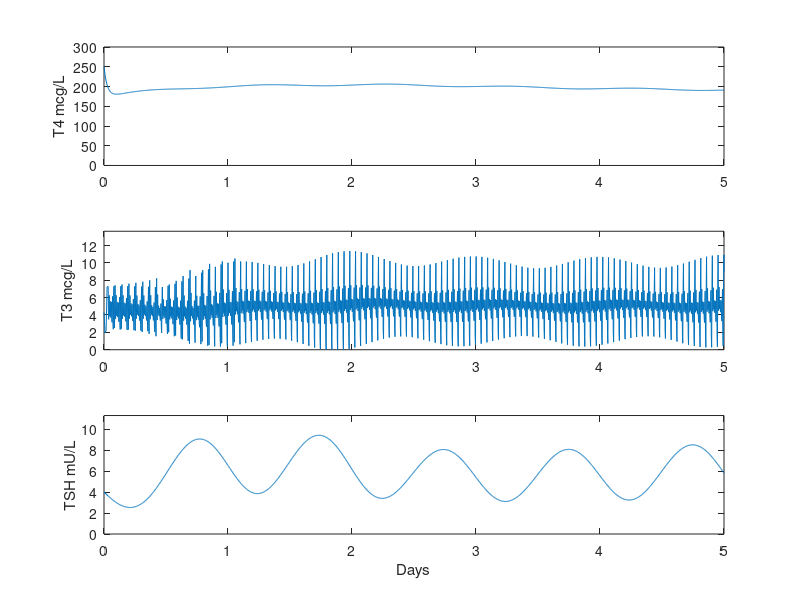

Write MATLAB code to recreate this figure.
% FILE: thyrosim_jr.m
% adapted from thyrosim.m written by Simon X. Han
% Adjusted by Doug Dang, Aaron Hui, Sandy Kim, Amanda Tsao

% Main function
function thyrosim_jr

% Clean workspace
clc; clear all;

% Initialize variables
initIC;     % Initial conditions
initInputs; % Inputs
initParams; % Parameters

% Solve ODE
global tspan ic;
vopt = odeset ('NormControl','on', 'InitialStep',1);
[t,q] = ode45(@ODEs, tspan, ic, vopt);

% Graph results
graph(t,q);
end

% Initialize initial conditions
function initIC
global ic
ic(1) = 0.322114215761171;
ic(2) = 0.201296960359917;
ic(3) = 0.638967411907560;
ic(4) = 0.00663104034826483;
ic(5) = 0.0112595761822961;
ic(6) = 0.0652960640300348;
ic(7) = 1.78829584764370;
ic(8) = 7.05727560072869;
ic(9) = 7.05714474742141;
ic(10) = 0;
ic(11) = 0;
ic(12) = 0;
ic(13) = 0;
ic(14) = 3.34289716182018;
ic(15) = 3.69277248068433;
ic(16) = 3.87942133769244;
ic(17) = 3.90061903207543;
ic(18) = 3.77875734283571;
ic(19) = 3.55364471589659;
end

% Initialize inputs
function initInputs
global inf1 inf4 dial tspan
inf1 = 0;               % Infusion into plasma T4
inf4 = 0;               % Infusion into plasma T3
% [T4 Secretion, T4 Absorption, T3 Secretion, T3 Absorption]
dial = [1, 0.88, 1, 0.88];
tspan = [0, 120];       % NOTE: this is hours, not days
end

% Initialize parameter values
function initParams
global inf1 inf4 dial
global u1 u4 kdelay d p
u1 = inf1;
u4 = inf4;
kdelay = 5/8;           %(n-1)/k = t; n comps, t = 8hr
d(1) = dial(1);
d(2) = dial(2);
d(3) = dial(3);
d(4) = dial(4);

p(1) = 0.00168;         %S4
p(2) = 8;               %tau
p(3) = 0.523;           %k12
p(4) = 0.0514;          %k13
p(5) = 255;             %k31free
p(6) = 2275;            %k21free
p(7) = 0.000289;        %A
p(8) = 0.000214;        %B
p(9) = 0.000128;        %C
p(10) = -8.83*10^-6;    %D
p(11) = 0.88;           %k4absorb; originally 0.881
p(12) = 0.0189;         %k02
p(13) = 3.85*10^(-4);   %VmaxD1fast
p(14) = 2.85;           %KmD1fast
p(15) = 6.63*10^-4;     %VmaxD1slow
p(16) = 95;             %KmD1slow
p(17) = 0.00109;        %VmaxD2slow
p(18) = 0.075;          %KmD2slow
p(19) = 3.71*10^-4;     %S3
p(20) = 5.37;           %k45
p(21) = 0.0689;         %k46
p(22) = 127;            %k64free
p(23) = 2043;           %k54free
p(24) = 0.00395;        %a
p(25) = 0.00185;        %b
p(26) = 0.00061;        %c
p(27) = -0.000505;      %d
p(28) = 0.88;           %k3absorb; originally 0.882
p(29) = 0.207;          %k05
p(30) = 1166;           %Bzero
p(31) = 581;            %Azero
p(32) = 2.37;           %Amax
p(33) = -3.71;          %phi
p(34) = 0.53;           %kdegTSH-HYPO
p(35) = 0.037;          %VmaxTSH
p(36) = 23;             %K50TSH
p(37) = 0.118;          %k3
p(38) = 0.29;           %T4P-EU
p(39) = 0.006;          %T3P-EU
p(40) = 0.037;          %KdegT3B
p(41) = 0.0034;         %KLAG-HYPO
p(42) = 5;              %KLAG
p(43) = 1.3;            %k4dissolve
p(44) = 0.12*d(2);      %k4excrete; originally 0.119
p(45) = 1.78;           %k3dissolve
p(46) = 0.12*d(4);      %k3excrete; originally 0.118
% p47 and p48 are only used in converting mols to units. Since unit conversion
% is done in THYSIM->postProcess(), make sure you change p47 and p48 there if
% you need to change these values.
p(47) = 1;              %Vp
p(48) = 2.5;            %VTSH
end

% ODEs
function dqdt = ODEs(t, q)

global u1 u4 kdelay d p;

% Auxillary equations
q4F = (p(24)+p(25)*q(1)+p(26)*q(1)^2+p(27)*q(1)^3)*q(4);        %FT3p
q1F = (p(7) +p(8) *q(1)+p(9) *q(1)^2+p(10)*q(1)^3)*q(1);        %FT4p
SR3 = (p(19)*q(19))*d(3);                                       % Brain delay
SR4 = (p(1) *q(19))*d(1);                                       % Brain delay
fCIRC = 1+(p(32)/(p(31)*exp(-q(9)))-1)*(1/(1+exp(10*q(9)-55)));
SRTSH = (p(30)+p(31)*fCIRC*sin(pi/12*t-p(33)))*exp(-q(9));
fdegTSH = p(34)+p(35)/(p(36)+q(7));
fLAG = p(41)+2*q(8)^11/(p(42)^11+q(8)^11);
f4 = p(37)+5*p(37)/(1+exp(2*q(8)-7));
NL = p(13)/(p(14)+q(2));

% ODEs
qdot(1) = SR4+p(3)*q(2)+p(4)*q(3)-(p(5)+p(6))*q1F+p(11)*q(11)+u1;       %T4dot
qdot(2) = p(6)*q1F-(p(3)+p(12)+NL)*q(2);                                %T4fast
qdot(3) = p(5)*q1F-(p(4)+p(15)/(p(16)+q(3))+p(17)/(p(18)+q(3)))*q(3);   %T4slow
qdot(4) = SR3+p(20)*q(5)+p(21)*q(6)-(p(22)+p(23))*q4F+p(28)*q(13)+u4;   %T3pdot
qdot(5) = p(23)*q4F+NL*q(2)-(p(20)+p(29))*q(5);                         %T3fast
qdot(6) = p(22)*q4F+p(15)*q(3)/(p(16)+q(3))+p(17)*q(3)/(p(18)+q(3))-(p(21))*q(6);%T3slow
qdot(7) = SRTSH-fdegTSH*q(7);                                           %TSHp
qdot(8) = f4/p(38)*q(1)+p(37)/p(39)*q(4)-p(40)*q(8);                    %T3B
qdot(9) = fLAG*(q(8)-q(9));                                             %T3B LAG
qdot(10)= -p(43)*q(10);                                                 %T4PILLdot
qdot(11)=  p(43)*q(10)-(p(44)+p(11))*q(11);                             %T4GUTdot
qdot(12)= -p(45)*q(12);                                                 %T3PILLdot
qdot(13)=  p(45)*q(12)-(p(46)+p(28))*q(13);                             %T3GUTdot

% Delay ODEs
qdot(14)= -kdelay*q(14) +q(7);                                          %delay1
qdot(15)= kdelay*(q(14) -q(15));                                        %delay2
qdot(16)= kdelay*(q(15) -q(16));                                        %delay3
qdot(17)= kdelay*(q(16) -q(17));                                        %delay4
qdot(18)= kdelay*(q(17) -q(18));                                        %delay5
qdot(19)= kdelay*(q(18) -q(19));                                        %delay6

% ODE vector
dqdt = qdot';
end

% Graph results
function graph(t,q)
global p

% Conversion factors
% 777: molecular weight of T4
% 651: molecular weight of T3
% 5.6: (q7 umol)*(28000 mcg/umol)*(0.2 mU/mg)*(1 mg/1000 mcg)
% where 28000 is TSH molecular weight and 0.2 is specific activity
T4conv  = 777/p(47);    % mcg/L
T3conv  = 651/p(47);    % mcg/L
TSHconv = 5.6/p(48);    % mU/L

% Outputs
y1 = q(:,1)*T4conv;     % T4
y2 = q(:,4)*T3conv;     % T3
y3 = q(:,7)*TSHconv;    % TSH
t  = t/24;              % Convert time to days

% General
figure('Name','Thyrosim Junior Results','NumberTitle','off');

% T4 plot
subplot(3,1,1);
plot(t,y1);
ylabel('T4 mcg/L');
ylim([0 max(y1)*1.2]);

% T3 plot
subplot(3,1,2);
plot(t,y2);
ylabel('T3 mcg/L');
ylim([0 max(y2)*1.2]);

% TSH plot
subplot(3,1,3);
plot(t,y3);
ylabel('TSH mU/L');
ylim([0 max(y3)*1.2]);
xlabel('Days');
end